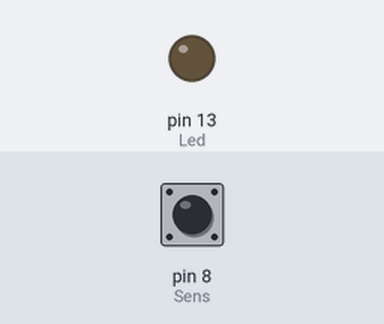
Simulated run of this sketch. Board: Arduino Uno, built with avr-gcc and run on an emulated ATmega328P. On the bench: output pins drawn as LEDs (lit = HIGH). The inputs (shaded band) are chosen by the test bench; at power-on: pin 8 (Sens) HIGH.

Above: at 1.2 s.
1.3 s: pin 8 (Sens) pulsed LOW 2 times (0.12 s each, 0.3 s apart)
At 2.3 s:
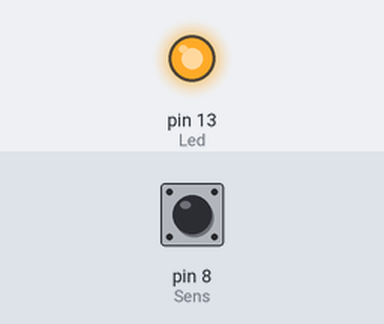
Timing chart, 0 to 4.3 s (numbered marks = the images above; inputs shaded):
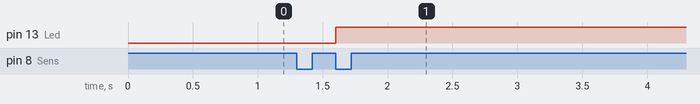

Measured:
- after the input at 1.3 s, pin 13 (Led): LOW → HIGH after 0.30 s

The sketch:

sketch_apr23a.ino
```cpp
unsigned long a;
int Led = 13;
int Sens = 8;

void setup()
{
  pinMode(Led, OUTPUT);
  pinMode(Sens, INPUT);
  digitalWrite(Led, LOW);
}

void loop()
{
  a = pulseIn(Sens, HIGH, 30000000);

  if(a == 0) {digitalWrite(Led, LOW);
  while(digitalRead(Sens) == LOW);
  digitalWrite(Led, HIGH);}
  else digitalWrite(Led, HIGH);
}
```
